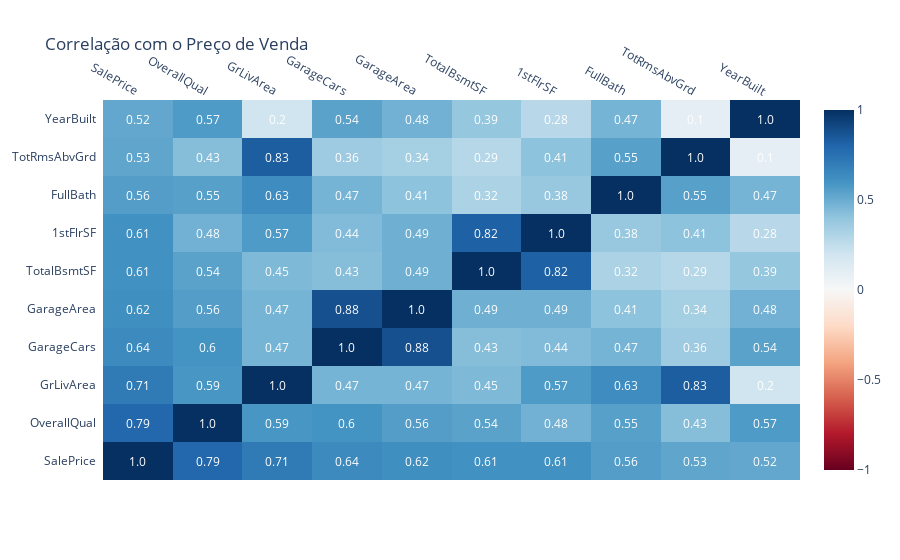

Write notebook code for a chart like this one.
### Code cell
# Seleciona as 10 variáveis mais correlacionadas com o preço
corr = df.corr(numeric_only=True)
top_corr = corr['SalePrice'].sort_values(ascending=False).head(10)
top_features = df[top_corr.index]

# Matriz de correlação
corr_matrix = top_features.corr().round(2)

# Gera mapa de calor
fig = ff.create_annotated_heatmap(
    z=corr_matrix.values,
    x=corr_matrix.columns.tolist(),
    y=corr_matrix.index.tolist(),
    colorscale='RdBu',
    zmin=-1,
    zmax=1,
    showscale=True
)

fig.update_layout(
    title='Correlação com o Preço de Venda',
    template='plotly_white'
)

# Salvar como imagem
pio.write_image(fig, '../reports/figures/saleprice_correlation_heatmap.png', width=550, height=450)
fig.show()

### Figure 1 — Plotly figure (JSON) as saved in the notebook; plotly's stock layout.template omitted (floating-point values rounded to 4 significant figures)
{"data": [{"colorscale": [[0, "rgb(103,0,31)"], [0.1, "rgb(178,24,43)"], [0.2, "rgb(214,96,77)"], [0.3, "rgb(244,165,130)"], [0.4, "rgb(253,219,199)"], [0.5, "rgb(247,247,247)"], [0.6, "rgb(209,229,240)"], [0.7, "rgb(146,197,222)"], [0.8, "rgb(67,147,195)"], [0.9, "rgb(33,102,172)"], [1, "rgb(5,48,97)"]], "reversescale": false, "showscale": true, "type": "heatmap", "x": ["SalePrice", "OverallQual", "GrLivArea", "GarageCars", "GarageArea", "TotalBsmtSF", "1stFlrSF", "FullBath", "TotRmsAbvGrd", "YearBuilt"], "y": ["SalePrice", "OverallQual", "GrLivArea", "GarageCars", "GarageArea", "TotalBsmtSF", "1stFlrSF", "FullBath", "TotRmsAbvGrd", "YearBuilt"], "z": [[1.0, 0.79, 0.71, 0.64, 0.62, 0.61, 0.61, 0.56, 0.53, 0.52], [0.79, 1.0, 0.59, 0.6, 0.56, 0.54, 0.48, 0.55, 0.43, 0.57], [0.71, 0.59, 1.0, 0.47, 0.47, 0.45, 0.57, 0.63, 0.83, 0.2], [0.64, 0.6, 0.47, 1.0, 0.88, 0.43, 0.44, 0.47, 0.36, 0.54], [0.62, 0.56, 0.47, 0.88, 1.0, 0.49, 0.49, 0.41, 0.34, 0.48], [0.61, 0.54, 0.45, 0.43, 0.49, 1.0, 0.82, 0.32, 0.29, 0.39], [0.61, 0.48, 0.57, 0.44, 0.49, 0.82, 1.0, 0.38, 0.41, 0.28], [0.56, 0.55, 0.63, 0.47, 0.41, 0.32, 0.38, 1.0, 0.55, 0.47], [0.53, 0.43, 0.83, 0.36, 0.34, 0.29, 0.41, 0.55, 1.0, 0.1], [0.52, 0.57, 0.2, 0.54, 0.48, 0.39, 0.28, 0.47, 0.1, 1.0]], "zmax": 1, "zmin": -1}], "layout": {"annotations": [{"font": {"color": "#FFFFFF"}, "showarrow": false, "text": "1.0", "x": "SalePrice", "xref": "x", "y": "SalePrice", "yref": "y"}, {"font": {"color": "#FFFFFF"}, "showarrow": false, "text": "0.79", "x": "OverallQual", "xref": "x", "y": "SalePrice", "yref": "y"}, {"font": {"color": "#FFFFFF"}, "showarrow": false, "text": "0.71", "x": "GrLivArea", "xref": "x", "y": "SalePrice", "yref": "y"}, {"font": {"color": "#FFFFFF"}, "showarrow": false, "text": "0.64", "x": "GarageCars", "xref": "x", "y": "SalePrice", "yref": "y"}, {"font": {"color": "#FFFFFF"}, "showarrow": false, "text": "0.62", "x": "GarageArea", "xref": "x", "y": "SalePrice", "yref": "y"}, {"font": {"color": "#FFFFFF"}, "showarrow": false, "text": "0.61", "x": "TotalBsmtSF", "xref": "x", "y": "SalePrice", "yref": "y"}, {"font": {"color": "#FFFFFF"}, "showarrow": false, "text": "0.61", "x": "1stFlrSF", "xref": "x", "y": "SalePrice", "yref": "y"}, {"font": {"color": "#FFFFFF"}, "showarrow": false, "text": "0.56", "x": "FullBath", "xref": "x", "y": "SalePrice", "yref": "y"}, {"font": {"color": "#FFFFFF"}, "showarrow": false, "text": "0.53", "x": "TotRmsAbvGrd", "xref": "x", "y": "SalePrice", "yref": "y"}, {"font": {"color": "#FFFFFF"}, "showarrow": false, "text": "0.52", "x": "YearBuilt", "xref": "x", "y": "SalePrice", "yref": "y"}, {"font": {"color": "#FFFFFF"}, "showarrow": false, "text": "0.79", "x": "SalePrice", "xref": "x", "y": "OverallQual", "yref": "y"}, {"font": {"color": "#FFFFFF"}, "showarrow": false, "text": "1.0", "x": "OverallQual", "xref": "x", "y": "OverallQual", "yref": "y"}, {"font": {"color": "#FFFFFF"}, "showarrow": false, "text": "0.59", "x": "GrLivArea", "xref": "x", "y": "OverallQual", "yref": "y"}, {"font": {"color": "#FFFFFF"}, "showarrow": false, "text": "0.6", "x": "GarageCars", "xref": "x", "y": "OverallQual", "yref": "y"}, {"font": {"color": "#FFFFFF"}, "showarrow": false, "text": "0.56", "x": "GarageArea", "xref": "x", "y": "OverallQual", "yref": "y"}, {"font": {"color": "#FFFFFF"}, "showarrow": false, "text": "0.54", "x": "TotalBsmtSF", "xref": "x", "y": "OverallQual", "yref": "y"}, {"font": {"color": "#FFFFFF"}, "showarrow": false, "text": "0.48", "x": "1stFlrSF", "xref": "x", "y": "OverallQual", "yref": "y"}, {"font": {"color": "#FFFFFF"}, "showarrow": false, "text": "0.55", "x": "FullBath", "xref": "x", "y": "OverallQual", "yref": "y"}, {"font": {"color": "#FFFFFF"}, "showarrow": false, "text": "0.43", "x": "TotRmsAbvGrd", "xref": "x", "y": "OverallQual", "yref": "y"}, {"font": {"color": "#FFFFFF"}, "showarrow": false, "text": "0.57", "x": "YearBuilt", "xref": "x", "y": "OverallQual", "yref": "y"}, {"font": {"color": "#FFFFFF"}, "showarrow": false, "text": "0.71", "x": "SalePrice", "xref": "x", "y": "GrLivArea", "yref": "y"}, {"font": {"color": "#FFFFFF"}, "showarrow": false, "text": "0.59", "x": "OverallQual", "xref": "x", "y": "GrLivArea", "yref": "y"}, {"font": {"color": "#FFFFFF"}, "showarrow": false, "text": "1.0", "x": "GrLivArea", "xref": "x", "y": "GrLivArea", "yref": "y"}, {"font": {"color": "#FFFFFF"}, "showarrow": false, "text": "0.47", "x": "GarageCars", "xref": "x", "y": "GrLivArea", "yref": "y"}, {"font": {"color": "#FFFFFF"}, "showarrow": false, "text": "0.47", "x": "GarageArea", "xref": "x", "y": "GrLivArea", "yref": "y"}, {"font": {"color": "#FFFFFF"}, "showarrow": false, "text": "0.45", "x": "TotalBsmtSF", "xref": "x", "y": "GrLivArea", "yref": "y"}, {"font": {"color": "#FFFFFF"}, "showarrow": false, "text": "0.57", "x": "1stFlrSF", "xref": "x", "y": "GrLivArea", "yref": "y"}, {"font": {"color": "#FFFFFF"}, "showarrow": false, "text": "0.63", "x": "FullBath", "xref": "x", "y": "GrLivArea", "yref": "y"}, {"font": {"color": "#FFFFFF"}, "showarrow": false, "text": "0.83", "x": "TotRmsAbvGrd", "xref": "x", "y": "GrLivArea", "yref": "y"}, {"font": {"color": "#FFFFFF"}, "showarrow": false, "text": "0.2", "x": "YearBuilt", "xref": "x", "y": "GrLivArea", "yref": "y"}, {"font": {"color": "#FFFFFF"}, "showarrow": false, "text": "0.64", "x": "SalePrice", "xref": "x", "y": "GarageCars", "yref": "y"}, {"font": {"color": "#FFFFFF"}, "showarrow": false, "text": "0.6", "x": "OverallQual", "xref": "x", "y": "GarageCars", "yref": "y"}, {"font": {"color": "#FFFFFF"}, "showarrow": false, "text": "0.47", "x": "GrLivArea", "xref": "x", "y": "GarageCars", "yref": "y"}, {"font": {"color": "#FFFFFF"}, "showarrow": false, "text": "1.0", "x": "GarageCars", "xref": "x", "y": "GarageCars", "yref": "y"}, {"font": {"color": "#FFFFFF"}, "showarrow": false, "text": "0.88", "x": "GarageArea", "xref": "x", "y": "GarageCars", "yref": "y"}, {"font": {"color": "#FFFFFF"}, "showarrow": false, "text": "0.43", "x": "TotalBsmtSF", "xref": "x", "y": "GarageCars", "yref": "y"}, {"font": {"color": "#FFFFFF"}, "showarrow": false, "text": "0.44", "x": "1stFlrSF", "xref": "x", "y": "GarageCars", "yref": "y"}, {"font": {"color": "#FFFFFF"}, "showarrow": false, "text": "0.47", "x": "FullBath", "xref": "x", "y": "GarageCars", "yref": "y"}, {"font": {"color": "#FFFFFF"}, "showarrow": false, "text": "0.36", "x": "TotRmsAbvGrd", "xref": "x", "y": "GarageCars", "yref": "y"}, {"font": {"color": "#FFFFFF"}, "showarrow": false, "text": "0.54", "x": "YearBuilt", "xref": "x", "y": "GarageCars", "yref": "y"}, {"font": {"color": "#FFFFFF"}, "showarrow": false, "text": "0.62", "x": "SalePrice", "xref": "x", "y": "GarageArea", "yref": "y"}, {"font": {"color": "#FFFFFF"}, "showarrow": false, "text": "0.56", "x": "OverallQual", "xref": "x", "y": "GarageArea", "yref": "y"}, {"font": {"color": "#FFFFFF"}, "showarrow": false, "text": "0.47", "x": "GrLivArea", "xref": "x", "y": "GarageArea", "yref": "y"}, {"font": {"color": "#FFFFFF"}, "showarrow": false, "text": "0.88", "x": "GarageCars", "xref": "x", "y": "GarageArea", "yref": "y"}, {"font": {"color": "#FFFFFF"}, "showarrow": false, "text": "1.0", "x": "GarageArea", "xref": "x", "y": "GarageArea", "yref": "y"}, {"font": {"color": "#FFFFFF"}, "showarrow": false, "text": "0.49", "x": "TotalBsmtSF", "xref": "x", "y": "GarageArea", "yref": "y"}, {"font": {"color": "#FFFFFF"}, "showarrow": false, "text": "0.49", "x": "1stFlrSF", "xref": "x", "y": "GarageArea", "yref": "y"}, {"font": {"color": "#FFFFFF"}, "showarrow": false, "text": "0.41", "x": "FullBath", "xref": "x", "y": "GarageArea", "yref": "y"}, {"font": {"color": "#FFFFFF"}, "showarrow": false, "text": "0.34", "x": "TotRmsAbvGrd", "xref": "x", "y": "GarageArea", "yref": "y"}, {"font": {"color": "#FFFFFF"}, "showarrow": false, "text": "0.48", "x": "YearBuilt", "xref": "x", "y": "GarageArea", "yref": "y"}, {"font": {"color": "#FFFFFF"}, "showarrow": false, "text": "0.61", "x": "SalePrice", "xref": "x", "y": "TotalBsmtSF", "yref": "y"}, {"font": {"color": "#FFFFFF"}, "showarrow": false, "text": "0.54", "x": "OverallQual", "xref": "x", "y": "TotalBsmtSF", "yref": "y"}, {"font": {"color": "#FFFFFF"}, "showarrow": false, "text": "0.45", "x": "GrLivArea", "xref": "x", "y": "TotalBsmtSF", "yref": "y"}, {"font": {"color": "#FFFFFF"}, "showarrow": false, "text": "0.43", "x": "GarageCars", "xref": "x", "y": "TotalBsmtSF", "yref": "y"}, {"font": {"color": "#FFFFFF"}, "showarrow": false, "text": "0.49", "x": "GarageArea", "xref": "x", "y": "TotalBsmtSF", "yref": "y"}, {"font": {"color": "#FFFFFF"}, "showarrow": false, "text": "1.0", "x": "TotalBsmtSF", "xref": "x", "y": "TotalBsmtSF", "yref": "y"}, {"font": {"color": "#FFFFFF"}, "showarrow": false, "text": "0.82", "x": "1stFlrSF", "xref": "x", "y": "TotalBsmtSF", "yref": "y"}, {"font": {"color": "#FFFFFF"}, "showarrow": false, "text": "0.32", "x": "FullBath", "xref": "x", "y": "TotalBsmtSF", "yref": "y"}, {"font": {"color": "#FFFFFF"}, "showarrow": false, "text": "0.29", "x": "TotRmsAbvGrd", "xref": "x", "y": "TotalBsmtSF", "yref": "y"}, {"font": {"color": "#FFFFFF"}, "showarrow": false, "text": "0.39", "x": "YearBuilt", "xref": "x", "y": "TotalBsmtSF", "yref": "y"}, {"font": {"color": "#FFFFFF"}, "showarrow": false, "text": "0.61", "x": "SalePrice", "xref": "x", "y": "1stFlrSF", "yref": "y"}, {"font": {"color": "#FFFFFF"}, "showarrow": false, "text": "0.48", "x": "OverallQual", "xref": "x", "y": "1stFlrSF", "yref": "y"}, {"font": {"color": "#FFFFFF"}, "showarrow": false, "text": "0.57", "x": "GrLivArea", "xref": "x", "y": "1stFlrSF", "yref": "y"}, {"font": {"color": "#FFFFFF"}, "showarrow": false, "text": "0.44", "x": "GarageCars", "xref": "x", "y": "1stFlrSF", "yref": "y"}, {"font": {"color": "#FFFFFF"}, "showarrow": false, "text": "0.49", "x": "GarageArea", "xref": "x", "y": "1stFlrSF", "yref": "y"}, {"font": {"color": "#FFFFFF"}, "showarrow": false, "text": "0.82", "x": "TotalBsmtSF", "xref": "x", "y": "1stFlrSF", "yref": "y"}, {"font": {"color": "#FFFFFF"}, "showarrow": false, "text": "1.0", "x": "1stFlrSF", "xref": "x", "y": "1stFlrSF", "yref": "y"}, {"font": {"color": "#FFFFFF"}, "showarrow": false, "text": "0.38", "x": "FullBath", "xref": "x", "y": "1stFlrSF", "yref": "y"}, {"font": {"color": "#FFFFFF"}, "showarrow": false, "text": "0.41", "x": "TotRmsAbvGrd", "xref": "x", "y": "1stFlrSF", "yref": "y"}, {"font": {"color": "#FFFFFF"}, "showarrow": false, "text": "0.28", "x": "YearBuilt", "xref": "x", "y": "1stFlrSF", "yref": "y"}, {"font": {"color": "#FFFFFF"}, "showarrow": false, "text": "0.56", "x": "SalePrice", "xref": "x", "y": "FullBath", "yref": "y"}, {"font": {"color": "#FFFFFF"}, "showarrow": false, "text": "0.55", "x": "OverallQual", "xref": "x", "y": "FullBath", "yref": "y"}, {"font": {"color": "#FFFFFF"}, "showarrow": false, "text": "0.63", "x": "GrLivArea", "xref": "x", "y": "FullBath", "yref": "y"}, {"font": {"color": "#FFFFFF"}, "showarrow": false, "text": "0.47", "x": "GarageCars", "xref": "x", "y": "FullBath", "yref": "y"}, {"font": {"color": "#FFFFFF"}, "showarrow": false, "text": "0.41", "x": "GarageArea", "xref": "x", "y": "FullBath", "yref": "y"}, {"font": {"color": "#FFFFFF"}, "showarrow": false, "text": "0.32", "x": "TotalBsmtSF", "xref": "x", "y": "FullBath", "yref": "y"}, {"font": {"color": "#FFFFFF"}, "showarrow": false, "text": "0.38", "x": "1stFlrSF", "xref": "x", "y": "FullBath", "yref": "y"}, {"font": {"color": "#FFFFFF"}, "showarrow": false, "text": "1.0", "x": "FullBath", "xref": "x", "y": "FullBath", "yref": "y"}, {"font": {"color": "#FFFFFF"}, "showarrow": false, "text": "0.55", "x": "TotRmsAbvGrd", "xref": "x", "y": "FullBath", "yref": "y"}, {"font": {"color": "#FFFFFF"}, "showarrow": false, "text": "0.47", "x": "YearBuilt", "xref": "x", "y": "FullBath", "yref": "y"}, {"font": {"color": "#FFFFFF"}, "showarrow": false, "text": "0.53", "x": "SalePrice", "xref": "x", "y": "TotRmsAbvGrd", "yref": "y"}, {"font": {"color": "#FFFFFF"}, "showarrow": false, "text": "0.43", "x": "OverallQual", "xref": "x", "y": "TotRmsAbvGrd", "yref": "y"}, {"font": {"color": "#FFFFFF"}, "showarrow": false, "text": "0.83", "x": "GrLivArea", "xref": "x", "y": "TotRmsAbvGrd", "yref": "y"}, {"font": {"color": "#FFFFFF"}, "showarrow": false, "text": "0.36", "x": "GarageCars", "xref": "x", "y": "TotRmsAbvGrd", "yref": "y"}, {"font": {"color": "#FFFFFF"}, "showarrow": false, "text": "0.34", "x": "GarageArea", "xref": "x", "y": "TotRmsAbvGrd", "yref": "y"}, {"font": {"color": "#FFFFFF"}, "showarrow": false, "text": "0.29", "x": "TotalBsmtSF", "xref": "x", "y": "TotRmsAbvGrd", "yref": "y"}, {"font": {"color": "#FFFFFF"}, "showarrow": false, "text": "0.41", "x": "1stFlrSF", "xref": "x", "y": "TotRmsAbvGrd", "yref": "y"}, {"font": {"color": "#FFFFFF"}, "showarrow": false, "text": "0.55", "x": "FullBath", "xref": "x", "y": "TotRmsAbvGrd", "yref": "y"}, {"font": {"color": "#FFFFFF"}, "showarrow": false, "text": "1.0", "x": "TotRmsAbvGrd", "xref": "x", "y": "TotRmsAbvGrd", "yref": "y"}, {"font": {"color": "#FFFFFF"}, "showarrow": false, "text": "0.1", "x": "YearBuilt", "xref": "x", "y": "TotRmsAbvGrd", "yref": "y"}, {"font": {"color": "#FFFFFF"}, "showarrow": false, "text": "0.52", "x": "SalePrice", "xref": "x", "y": "YearBuilt", "yref": "y"}, {"font": {"color": "#FFFFFF"}, "showarrow": false, "text": "0.57", "x": "OverallQual", "xref": "x", "y": "YearBuilt", "yref": "y"}, {"font": {"color": "#FFFFFF"}, "showarrow": false, "text": "0.2", "x": "GrLivArea", "xref": "x", "y": "YearBuilt", "yref": "y"}, {"font": {"color": "#FFFFFF"}, "showarrow": false, "text": "0.54", "x": "GarageCars", "xref": "x", "y": "YearBuilt", "yref": "y"}, {"font": {"color": "#FFFFFF"}, "showarrow": false, "text": "0.48", "x": "GarageArea", "xref": "x", "y": "YearBuilt", "yref": "y"}, {"font": {"color": "#FFFFFF"}, "showarrow": false, "text": "0.39", "x": "TotalBsmtSF", "xref": "x", "y": "YearBuilt", "yref": "y"}, {"font": {"color": "#FFFFFF"}, "showarrow": false, "text": "0.28", "x": "1stFlrSF", "xref": "x", "y": "YearBuilt", "yref": "y"}, {"font": {"color": "#FFFFFF"}, "showarrow": false, "text": "0.47", "x": "FullBath", "xref": "x", "y": "YearBuilt", "yref": "y"}, {"font": {"color": "#FFFFFF"}, "showarrow": false, "text": "0.1", "x": "TotRmsAbvGrd", "xref": "x", "y": "YearBuilt", "yref": "y"}, {"font": {"color": "#FFFFFF"}, "showarrow": false, "text": "1.0", "x": "YearBuilt", "xref": "x", "y": "YearBuilt", "yref": "y"}], "title": {"text": "Correlação com o Preço de Venda"}, "xaxis": {"dtick": 1, "gridcolor": "rgb(0, 0, 0)", "side": "top", "ticks": ""}, "yaxis": {"dtick": 1, "ticks": "", "ticksuffix": "  "}}}
